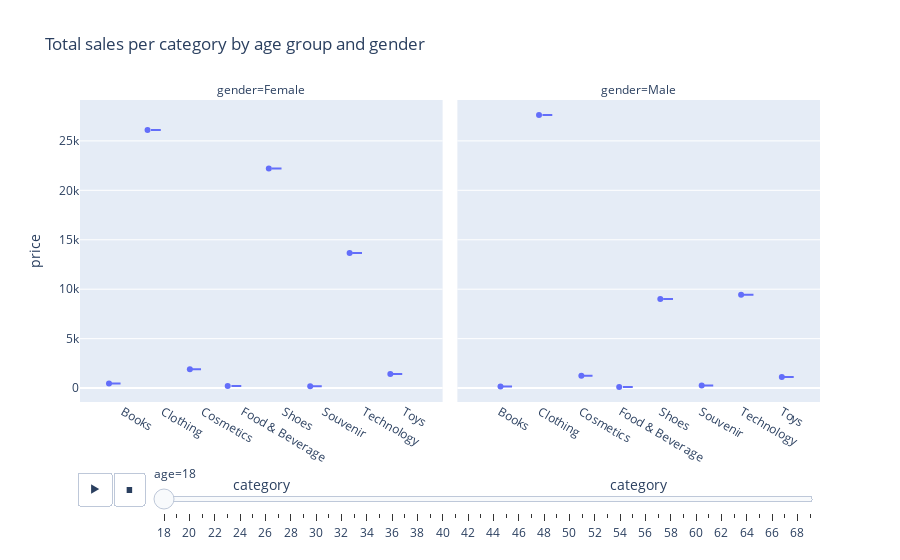
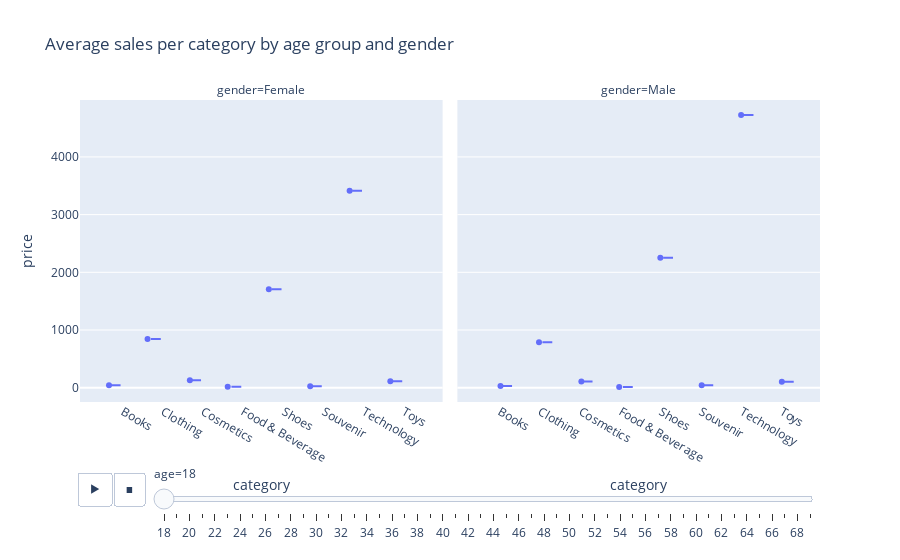

Write notebook code for charts like these, in order.
### Code cell
#fig, axes = plt.subplots(figsize=(11,11))
fig = px.box(tspend_by_age_on_cat, x='category', y='price', points='all', facet_col='gender', animation_frame='age', title='Total sales per category by age group and gender')
fig1 = px.box(aspend_by_age_on_cat, x='category', y='price', points='all', facet_col='gender', animation_frame='age', title='Average sales per category by age group and gender')
fig.show()
fig1.show()

### Figure 1 — Plotly figure (JSON) as saved in the notebook; plotly's stock layout.template omitted (floating-point values rounded to 4 significant figures)
{"data": [{"alignmentgroup": "True", "boxpoints": "all", "hovertemplate": "age=18<br>gender=Female<br>category=%{x}<br>price=%{y}<extra></extra>", "legendgroup": "", "marker": {"color": "#636efa"}, "name": "", "notched": false, "offsetgroup": "", "orientation": "v", "showlegend": false, "type": "box", "x": ["Books", "Clothing", "Cosmetics", "Food & Beverage", "Shoes", "Souvenir", "Technology", "Toys"], "x0": " ", "xaxis": "x", "y": [454.5, 26110.0, 1911.0, 204.0, 22210.0, 175.9, 13650, 1434.0], "y0": " ", "yaxis": "y"}, {"alignmentgroup": "True", "boxpoints": "all", "hovertemplate": "age=18<br>gender=Male<br>category=%{x}<br>price=%{y}<extra></extra>", "legendgroup": "", "marker": {"color": "#636efa"}, "name": "", "notched": false, "offsetgroup": "", "orientation": "v", "showlegend": false, "type": "box", "x": ["Books", "Clothing", "Cosmetics", "Food & Beverage", "Shoes", "Souvenir", "Technology", "Toys"], "x0": " ", "xaxis": "x2", "y": [151.5, 27610.0, 1260.0, 120.3, 9003.0, 258.1, 9450, 1111.0], "y0": " ", "yaxis": "y2"}], "layout": {"annotations": [{"font": {}, "showarrow": false, "text": "gender=Female", "x": 0.245, "xanchor": "center", "xref": "paper", "y": 1, "yanchor": "bottom", "yref": "paper"}, {"font": {}, "showarrow": false, "text": "gender=Male", "x": 0.755, "xanchor": "center", "xref": "paper", "y": 1, "yanchor": "bottom", "yref": "paper"}], "boxmode": "group", "legend": {"tracegroupgap": 0}, "sliders": [{"active": 0, "currentvalue": {"prefix": "age="}, "len": 0.9, "pad": {"b": 10, "t": 60}, "steps": [{"args": [["18"], {"frame": {"duration": 0, "redraw": true}, "fromcurrent": true, "mode": "immediate", "transition": {"duration": 0, "easing": "linear"}}], "label": "18", "method": "animate"}, {"args": [["19"], {"frame": {"duration": 0, "redraw": true}, "fromcurrent": true, "mode": "immediate", "transition": {"duration": 0, "easing": "linear"}}], "label": "19", "method": "animate"}, {"args": [["20"], {"frame": {"duration": 0, "redraw": true}, "fromcurrent": true, "mode": "immediate", "transition": {"duration": 0, "easing": "linear"}}], "label": "20", "method": "animate"}, {"args": [["21"], {"frame": {"duration": 0, "redraw": true}, "fromcurrent": true, "mode": "immediate", "transition": {"duration": 0, "easing": "linear"}}], "label": "21", "method": "animate"}, {"args": [["22"], {"frame": {"duration": 0, "redraw": true}, "fromcurrent": true, "mode": "immediate", "transition": {"duration": 0, "easing": "linear"}}], "label": "22", "method": "animate"}, {"args": [["23"], {"frame": {"duration": 0, "redraw": true}, "fromcurrent": true, "mode": "immediate", "transition": {"duration": 0, "easing": "linear"}}], "label": "23", "method": "animate"}, {"args": [["24"], {"frame": {"duration": 0, "redraw": true}, "fromcurrent": true, "mode": "immediate", "transition": {"duration": 0, "easing": "linear"}}], "label": "24", "method": "animate"}, {"args": [["25"], {"frame": {"duration": 0, "redraw": true}, "fromcurrent": true, "mode": "immediate", "transition": {"duration": 0, "easing": "linear"}}], "label": "25", "method": "animate"}, {"args": [["26"], {"frame": {"duration": 0, "redraw": true}, "fromcurrent": true, "mode": "immediate", "transition": {"duration": 0, "easing": "linear"}}], "label": "26", "method": "animate"}, {"args": [["27"], {"frame": {"duration": 0, "redraw": true}, "fromcurrent": true, "mode": "immediate", "transition": {"duration": 0, "easing": "linear"}}], "label": "27", "method": "animate"}, {"args": [["28"], {"frame": {"duration": 0, "redraw": true}, "fromcurrent": true, "mode": "immediate", "transition": {"duration": 0, "easing": "linear"}}], "label": "28", "method": "animate"}, {"args": [["29"], {"frame": {"duration": 0, "redraw": true}, "fromcurrent": true, "mode": "immediate", "transition": {"duration": 0, "easing": "linear"}}], "label": "29", "method": "animate"}, {"args": [["30"], {"frame": {"duration": 0, "redraw": true}, "fromcurrent": true, "mode": "immediate", "transition": {"duration": 0, "easing": "linear"}}], "label": "30", "method": "animate"}, {"args": [["31"], {"frame": {"duration": 0, "redraw": true}, "fromcurrent": true, "mode": "immediate", "transition": {"duration": 0, "easing": "linear"}}], "label": "31", "method": "animate"}, {"args": [["32"], {"frame": {"duration": 0, "redraw": true}, "fromcurrent": true, "mode": "immediate", "transition": {"duration": 0, "easing": "linear"}}], "label": "32", "method": "animate"}, {"args": [["33"], {"frame": {"duration": 0, "redraw": true}, "fromcurrent": true, "mode": "immediate", "transition": {"duration": 0, "easing": "linear"}}], "label": "33", "method": "animate"}, {"args": [["34"], {"frame": {"duration": 0, "redraw": true}, "fromcurrent": true, "mode": "immediate", "transition": {"duration": 0, "easing": "linear"}}], "label": "34", "method": "animate"}, {"args": [["35"], {"frame": {"duration": 0, "redraw": true}, "fromcurrent": true, "mode": "immediate", "transition": {"duration": 0, "easing": "linear"}}], "label": "35", "method": "animate"}, {"args": [["36"], {"frame": {"duration": 0, "redraw": true}, "fromcurrent": true, "mode": "immediate", "transition": {"duration": 0, "easing": "linear"}}], "label": "36", "method": "animate"}, {"args": [["37"], {"frame": {"duration": 0, "redraw": true}, "fromcurrent": true, "mode": "immediate", "transition": {"duration": 0, "easing": "linear"}}], "label": "37", "method": "animate"}, {"args": [["38"], {"frame": {"duration": 0, "redraw": true}, "fromcurrent": true, "mode": "immediate", "transition": {"duration": 0, "easing": "linear"}}], "label": "38", "method": "animate"}, {"args": [["39"], {"frame": {"duration": 0, "redraw": true}, "fromcurrent": true, "mode": "immediate", "transition": {"duration": 0, "easing": "linear"}}], "label": "39", "method": "animate"}, {"args": [["40"], {"frame": {"duration": 0, "redraw": true}, "fromcurrent": true, "mode": "immediate", "transition": {"duration": 0, "easing": "linear"}}], "label": "40", "method": "animate"}, {"args": [["41"], {"frame": {"duration": 0, "redraw": true}, "fromcurrent": true, "mode": "immediate", "transition": {"duration": 0, "easing": "linear"}}], "label": "41", "method": "animate"}, {"args": [["42"], {"frame": {"duration": 0, "redraw": true}, "fromcurrent": true, "mode": "immediate", "transition": {"duration": 0, "easing": "linear"}}], "label": "42", "method": "animate"}, {"args": [["43"], {"frame": {"duration": 0, "redraw": true}, "fromcurrent": true, "mode": "immediate", "transition": {"duration": 0, "easing": "linear"}}], "label": "43", "method": "animate"}, {"args": [["44"], {"frame": {"duration": 0, "redraw": true}, "fromcurrent": true, "mode": "immediate", "transition": {"duration": 0, "easing": "linear"}}], "label": "44", "method": "animate"}, {"args": [["45"], {"frame": {"duration": 0, "redraw": true}, "fromcurrent": true, "mode": "immediate", "transition": {"duration": 0, "easing": "linear"}}], "label": "45", "method": "animate"}, {"args": [["46"], {"frame": {"duration": 0, "redraw": true}, "fromcurrent": true, "mode": "immediate", "transition": {"duration": 0, "easing": "linear"}}], "label": "46", "method": "animate"}, {"args": [["47"], {"frame": {"duration": 0, "redraw": true}, "fromcurrent": true, "mode": "immediate", "transition": {"duration": 0, "easing": "linear"}}], "label": "47", "method": "animate"}, {"args": [["48"], {"frame": {"duration": 0, "redraw": true}, "fromcurrent": true, "mode": "immediate", "transition": {"duration": 0, "easing": "linear"}}], "label": "48", "method": "animate"}, {"args": [["49"], {"frame": {"duration": 0, "redraw": true}, "fromcurrent": true, "mode": "immediate", "transition": {"duration": 0, "easing": "linear"}}], "label": "49", "method": "animate"}, {"args": [["50"], {"frame": {"duration": 0, "redraw": true}, "fromcurrent": true, "mode": "immediate", "transition": {"duration": 0, "easing": "linear"}}], "label": "50", "method": "animate"}, {"args": [["51"], {"frame": {"duration": 0, "redraw": true}, "fromcurrent": true, "mode": "immediate", "transition": {"duration": 0, "easing": "linear"}}], "label": "51", "method": "animate"}, {"args": [["52"], {"frame": {"duration": 0, "redraw": true}, "fromcurrent": true, "mode": "immediate", "transition": {"duration": 0, "easing": "linear"}}], "label": "52", "method": "animate"}, {"args": [["53"], {"frame": {"duration": 0, "redraw": true}, "fromcurrent": true, "mode": "immediate", "transition": {"duration": 0, "easing": "linear"}}], "label": "53", "method": "animate"}, {"args": [["54"], {"frame": {"duration": 0, "redraw": true}, "fromcurrent": true, "mode": "immediate", "transition": {"duration": 0, "easing": "linear"}}], "label": "54", "method": "animate"}, {"args": [["55"], {"frame": {"duration": 0, "redraw": true}, "fromcurrent": true, "mode": "immediate", "transition": {"duration": 0, "easing": "linear"}}], "label": "55", "method": "animate"}, {"args": [["56"], {"frame": {"duration": 0, "redraw": true}, "fromcurrent": true, "mode": "immediate", "transition": {"duration": 0, "easing": "linear"}}], "label": "56", "method": "animate"}, {"args": [["57"], {"frame": {"duration": 0, "redraw": true}, "fromcurrent": true, "mode": "immediate", "transition": {"duration": 0, "easing": "linear"}}], "label": "57", "method": "animate"}, {"args": [["58"], {"frame": {"duration": 0, "redraw": true}, "fromcurrent": true, "mode": "immediate", "transition": {"duration": 0, "easing": "linear"}}], "label": "58", "method": "animate"}, {"args": [["59"], {"frame": {"duration": 0, "redraw": true}, "fromcurrent": true, "mode": "immediate", "transition": {"duration": 0, "easing": "linear"}}], "label": "59", "method": "animate"}, {"args": [["60"], {"frame": {"duration": 0, "redraw": true}, "fromcurrent": true, "mode": "immediate", "transition": {"duration": 0, "easing": "linear"}}], "label": "60", "method": "animate"}, {"args": [["61"], {"frame": {"duration": 0, "redraw": true}, "fromcurrent": true, "mode": "immediate", "transition": {"duration": 0, "easing": "linear"}}], "label": "61", "method": "animate"}, {"args": [["62"], {"frame": {"duration": 0, "redraw": true}, "fromcurrent": true, "mode": "immediate", "transition": {"duration": 0, "easing": "linear"}}], "label": "62", "method": "animate"}, {"args": [["63"], {"frame": {"duration": 0, "redraw": true}, "fromcurrent": true, "mode": "immediate", "transition": {"duration": 0, "easing": "linear"}}], "label": "63", "method": "animate"}, {"args": [["64"], {"frame": {"duration": 0, "redraw": true}, "fromcurrent": true, "mode": "immediate", "transition": {"duration": 0, "easing": "linear"}}], "label": "64", "method": "animate"}, {"args": [["65"], {"frame": {"duration": 0, "redraw": true}, "fromcurrent": true, "mode": "immediate", "transition": {"duration": 0, "easing": "linear"}}], "label": "65", "method": "animate"}, {"args": [["66"], {"frame": {"duration": 0, "redraw": true}, "fromcurrent": true, "mode": "immediate", "transition": {"duration": 0, "easing": "linear"}}], "label": "66", "method": "animate"}, {"args": [["67"], {"frame": {"duration": 0, "redraw": true}, "fromcurrent": true, "mode": "immediate", "transition": {"duration": 0, "easing": "linear"}}], "label": "67", "method": "animate"}, {"args": [["68"], {"frame": {"duration": 0, "redraw": true}, "fromcurrent": true, "mode": "immediate", "transition": {"duration": 0, "easing": "linear"}}], "label": "68", "method": "animate"}, {"args": [["69"], {"frame": {"duration": 0, "redraw": true}, "fromcurrent": true, "mode": "immediate", "transition": {"duration": 0, "easing": "linear"}}], "label": "69", "method": "animate"}], "x": 0.1, "xanchor": "left", "y": 0, "yanchor": "top"}], "title": {"text": "Total sales per category by age group and gender"}, "updatemenus": [{"buttons": [{"args": [null, {"frame": {"duration": 500, "redraw": true}, "fromcurrent": true, "mode": "immediate", "transition": {"duration": 500, "easing": "linear"}}], "label": "&#9654;", "method": "animate"}, {"args": [[null], {"frame": {"duration": 0, "redraw": true}, "fromcurrent": true, "mode": "immediate", "transition": {"duration": 0, "easing": "linear"}}], "label": "&#9724;", "method": "animate"}], "direction": "left", "pad": {"r": 10, "t": 70}, "showactive": false, "type": "buttons", "x": 0.1, "xanchor": "right", "y": 0, "yanchor": "top"}], "xaxis": {"anchor": "y", "domain": [0, 0.49], "title": {"text": "category"}}, "xaxis2": {"anchor": "y2", "domain": [0.51, 1], "matches": "x", "title": {"text": "category"}}, "yaxis": {"anchor": "x", "domain": [0, 1], "title": {"text": "price"}}, "yaxis2": {"anchor": "x2", "domain": [0, 1], "matches": "y", "showticklabels": false}}}

### Figure 2 — Plotly figure (JSON) as saved in the notebook; plotly's stock layout.template omitted (floating-point values rounded to 4 significant figures)
{"data": [{"alignmentgroup": "True", "boxpoints": "all", "hovertemplate": "age=18<br>gender=Female<br>category=%{x}<br>price=%{y}<extra></extra>", "legendgroup": "", "marker": {"color": "#636efa"}, "name": "", "notched": false, "offsetgroup": "", "orientation": "v", "showlegend": false, "type": "box", "x": ["Books", "Clothing", "Cosmetics", "Food & Beverage", "Shoes", "Souvenir", "Technology", "Toys"], "x0": " ", "xaxis": "x", "y": [41.32, 842.2, 127.4, 15.69, 1708.0, 25.14, 3412.0, 110.3], "y0": " ", "yaxis": "y"}, {"alignmentgroup": "True", "boxpoints": "all", "hovertemplate": "age=18<br>gender=Male<br>category=%{x}<br>price=%{y}<extra></extra>", "legendgroup": "", "marker": {"color": "#636efa"}, "name": "", "notched": false, "offsetgroup": "", "orientation": "v", "showlegend": false, "type": "box", "x": ["Books", "Clothing", "Cosmetics", "Food & Beverage", "Shoes", "Souvenir", "Technology", "Toys"], "x0": " ", "xaxis": "x2", "y": [30.3, 788.8, 105.0, 13.37, 2251.0, 43.01, 4725, 101.0], "y0": " ", "yaxis": "y2"}], "layout": {"annotations": [{"font": {}, "showarrow": false, "text": "gender=Female", "x": 0.245, "xanchor": "center", "xref": "paper", "y": 1, "yanchor": "bottom", "yref": "paper"}, {"font": {}, "showarrow": false, "text": "gender=Male", "x": 0.755, "xanchor": "center", "xref": "paper", "y": 1, "yanchor": "bottom", "yref": "paper"}], "boxmode": "group", "legend": {"tracegroupgap": 0}, "sliders": [{"active": 0, "currentvalue": {"prefix": "age="}, "len": 0.9, "pad": {"b": 10, "t": 60}, "steps": [{"args": [["18"], {"frame": {"duration": 0, "redraw": true}, "fromcurrent": true, "mode": "immediate", "transition": {"duration": 0, "easing": "linear"}}], "label": "18", "method": "animate"}, {"args": [["19"], {"frame": {"duration": 0, "redraw": true}, "fromcurrent": true, "mode": "immediate", "transition": {"duration": 0, "easing": "linear"}}], "label": "19", "method": "animate"}, {"args": [["20"], {"frame": {"duration": 0, "redraw": true}, "fromcurrent": true, "mode": "immediate", "transition": {"duration": 0, "easing": "linear"}}], "label": "20", "method": "animate"}, {"args": [["21"], {"frame": {"duration": 0, "redraw": true}, "fromcurrent": true, "mode": "immediate", "transition": {"duration": 0, "easing": "linear"}}], "label": "21", "method": "animate"}, {"args": [["22"], {"frame": {"duration": 0, "redraw": true}, "fromcurrent": true, "mode": "immediate", "transition": {"duration": 0, "easing": "linear"}}], "label": "22", "method": "animate"}, {"args": [["23"], {"frame": {"duration": 0, "redraw": true}, "fromcurrent": true, "mode": "immediate", "transition": {"duration": 0, "easing": "linear"}}], "label": "23", "method": "animate"}, {"args": [["24"], {"frame": {"duration": 0, "redraw": true}, "fromcurrent": true, "mode": "immediate", "transition": {"duration": 0, "easing": "linear"}}], "label": "24", "method": "animate"}, {"args": [["25"], {"frame": {"duration": 0, "redraw": true}, "fromcurrent": true, "mode": "immediate", "transition": {"duration": 0, "easing": "linear"}}], "label": "25", "method": "animate"}, {"args": [["26"], {"frame": {"duration": 0, "redraw": true}, "fromcurrent": true, "mode": "immediate", "transition": {"duration": 0, "easing": "linear"}}], "label": "26", "method": "animate"}, {"args": [["27"], {"frame": {"duration": 0, "redraw": true}, "fromcurrent": true, "mode": "immediate", "transition": {"duration": 0, "easing": "linear"}}], "label": "27", "method": "animate"}, {"args": [["28"], {"frame": {"duration": 0, "redraw": true}, "fromcurrent": true, "mode": "immediate", "transition": {"duration": 0, "easing": "linear"}}], "label": "28", "method": "animate"}, {"args": [["29"], {"frame": {"duration": 0, "redraw": true}, "fromcurrent": true, "mode": "immediate", "transition": {"duration": 0, "easing": "linear"}}], "label": "29", "method": "animate"}, {"args": [["30"], {"frame": {"duration": 0, "redraw": true}, "fromcurrent": true, "mode": "immediate", "transition": {"duration": 0, "easing": "linear"}}], "label": "30", "method": "animate"}, {"args": [["31"], {"frame": {"duration": 0, "redraw": true}, "fromcurrent": true, "mode": "immediate", "transition": {"duration": 0, "easing": "linear"}}], "label": "31", "method": "animate"}, {"args": [["32"], {"frame": {"duration": 0, "redraw": true}, "fromcurrent": true, "mode": "immediate", "transition": {"duration": 0, "easing": "linear"}}], "label": "32", "method": "animate"}, {"args": [["33"], {"frame": {"duration": 0, "redraw": true}, "fromcurrent": true, "mode": "immediate", "transition": {"duration": 0, "easing": "linear"}}], "label": "33", "method": "animate"}, {"args": [["34"], {"frame": {"duration": 0, "redraw": true}, "fromcurrent": true, "mode": "immediate", "transition": {"duration": 0, "easing": "linear"}}], "label": "34", "method": "animate"}, {"args": [["35"], {"frame": {"duration": 0, "redraw": true}, "fromcurrent": true, "mode": "immediate", "transition": {"duration": 0, "easing": "linear"}}], "label": "35", "method": "animate"}, {"args": [["36"], {"frame": {"duration": 0, "redraw": true}, "fromcurrent": true, "mode": "immediate", "transition": {"duration": 0, "easing": "linear"}}], "label": "36", "method": "animate"}, {"args": [["37"], {"frame": {"duration": 0, "redraw": true}, "fromcurrent": true, "mode": "immediate", "transition": {"duration": 0, "easing": "linear"}}], "label": "37", "method": "animate"}, {"args": [["38"], {"frame": {"duration": 0, "redraw": true}, "fromcurrent": true, "mode": "immediate", "transition": {"duration": 0, "easing": "linear"}}], "label": "38", "method": "animate"}, {"args": [["39"], {"frame": {"duration": 0, "redraw": true}, "fromcurrent": true, "mode": "immediate", "transition": {"duration": 0, "easing": "linear"}}], "label": "39", "method": "animate"}, {"args": [["40"], {"frame": {"duration": 0, "redraw": true}, "fromcurrent": true, "mode": "immediate", "transition": {"duration": 0, "easing": "linear"}}], "label": "40", "method": "animate"}, {"args": [["41"], {"frame": {"duration": 0, "redraw": true}, "fromcurrent": true, "mode": "immediate", "transition": {"duration": 0, "easing": "linear"}}], "label": "41", "method": "animate"}, {"args": [["42"], {"frame": {"duration": 0, "redraw": true}, "fromcurrent": true, "mode": "immediate", "transition": {"duration": 0, "easing": "linear"}}], "label": "42", "method": "animate"}, {"args": [["43"], {"frame": {"duration": 0, "redraw": true}, "fromcurrent": true, "mode": "immediate", "transition": {"duration": 0, "easing": "linear"}}], "label": "43", "method": "animate"}, {"args": [["44"], {"frame": {"duration": 0, "redraw": true}, "fromcurrent": true, "mode": "immediate", "transition": {"duration": 0, "easing": "linear"}}], "label": "44", "method": "animate"}, {"args": [["45"], {"frame": {"duration": 0, "redraw": true}, "fromcurrent": true, "mode": "immediate", "transition": {"duration": 0, "easing": "linear"}}], "label": "45", "method": "animate"}, {"args": [["46"], {"frame": {"duration": 0, "redraw": true}, "fromcurrent": true, "mode": "immediate", "transition": {"duration": 0, "easing": "linear"}}], "label": "46", "method": "animate"}, {"args": [["47"], {"frame": {"duration": 0, "redraw": true}, "fromcurrent": true, "mode": "immediate", "transition": {"duration": 0, "easing": "linear"}}], "label": "47", "method": "animate"}, {"args": [["48"], {"frame": {"duration": 0, "redraw": true}, "fromcurrent": true, "mode": "immediate", "transition": {"duration": 0, "easing": "linear"}}], "label": "48", "method": "animate"}, {"args": [["49"], {"frame": {"duration": 0, "redraw": true}, "fromcurrent": true, "mode": "immediate", "transition": {"duration": 0, "easing": "linear"}}], "label": "49", "method": "animate"}, {"args": [["50"], {"frame": {"duration": 0, "redraw": true}, "fromcurrent": true, "mode": "immediate", "transition": {"duration": 0, "easing": "linear"}}], "label": "50", "method": "animate"}, {"args": [["51"], {"frame": {"duration": 0, "redraw": true}, "fromcurrent": true, "mode": "immediate", "transition": {"duration": 0, "easing": "linear"}}], "label": "51", "method": "animate"}, {"args": [["52"], {"frame": {"duration": 0, "redraw": true}, "fromcurrent": true, "mode": "immediate", "transition": {"duration": 0, "easing": "linear"}}], "label": "52", "method": "animate"}, {"args": [["53"], {"frame": {"duration": 0, "redraw": true}, "fromcurrent": true, "mode": "immediate", "transition": {"duration": 0, "easing": "linear"}}], "label": "53", "method": "animate"}, {"args": [["54"], {"frame": {"duration": 0, "redraw": true}, "fromcurrent": true, "mode": "immediate", "transition": {"duration": 0, "easing": "linear"}}], "label": "54", "method": "animate"}, {"args": [["55"], {"frame": {"duration": 0, "redraw": true}, "fromcurrent": true, "mode": "immediate", "transition": {"duration": 0, "easing": "linear"}}], "label": "55", "method": "animate"}, {"args": [["56"], {"frame": {"duration": 0, "redraw": true}, "fromcurrent": true, "mode": "immediate", "transition": {"duration": 0, "easing": "linear"}}], "label": "56", "method": "animate"}, {"args": [["57"], {"frame": {"duration": 0, "redraw": true}, "fromcurrent": true, "mode": "immediate", "transition": {"duration": 0, "easing": "linear"}}], "label": "57", "method": "animate"}, {"args": [["58"], {"frame": {"duration": 0, "redraw": true}, "fromcurrent": true, "mode": "immediate", "transition": {"duration": 0, "easing": "linear"}}], "label": "58", "method": "animate"}, {"args": [["59"], {"frame": {"duration": 0, "redraw": true}, "fromcurrent": true, "mode": "immediate", "transition": {"duration": 0, "easing": "linear"}}], "label": "59", "method": "animate"}, {"args": [["60"], {"frame": {"duration": 0, "redraw": true}, "fromcurrent": true, "mode": "immediate", "transition": {"duration": 0, "easing": "linear"}}], "label": "60", "method": "animate"}, {"args": [["61"], {"frame": {"duration": 0, "redraw": true}, "fromcurrent": true, "mode": "immediate", "transition": {"duration": 0, "easing": "linear"}}], "label": "61", "method": "animate"}, {"args": [["62"], {"frame": {"duration": 0, "redraw": true}, "fromcurrent": true, "mode": "immediate", "transition": {"duration": 0, "easing": "linear"}}], "label": "62", "method": "animate"}, {"args": [["63"], {"frame": {"duration": 0, "redraw": true}, "fromcurrent": true, "mode": "immediate", "transition": {"duration": 0, "easing": "linear"}}], "label": "63", "method": "animate"}, {"args": [["64"], {"frame": {"duration": 0, "redraw": true}, "fromcurrent": true, "mode": "immediate", "transition": {"duration": 0, "easing": "linear"}}], "label": "64", "method": "animate"}, {"args": [["65"], {"frame": {"duration": 0, "redraw": true}, "fromcurrent": true, "mode": "immediate", "transition": {"duration": 0, "easing": "linear"}}], "label": "65", "method": "animate"}, {"args": [["66"], {"frame": {"duration": 0, "redraw": true}, "fromcurrent": true, "mode": "immediate", "transition": {"duration": 0, "easing": "linear"}}], "label": "66", "method": "animate"}, {"args": [["67"], {"frame": {"duration": 0, "redraw": true}, "fromcurrent": true, "mode": "immediate", "transition": {"duration": 0, "easing": "linear"}}], "label": "67", "method": "animate"}, {"args": [["68"], {"frame": {"duration": 0, "redraw": true}, "fromcurrent": true, "mode": "immediate", "transition": {"duration": 0, "easing": "linear"}}], "label": "68", "method": "animate"}, {"args": [["69"], {"frame": {"duration": 0, "redraw": true}, "fromcurrent": true, "mode": "immediate", "transition": {"duration": 0, "easing": "linear"}}], "label": "69", "method": "animate"}], "x": 0.1, "xanchor": "left", "y": 0, "yanchor": "top"}], "title": {"text": "Average sales per category by age group and gender"}, "updatemenus": [{"buttons": [{"args": [null, {"frame": {"duration": 500, "redraw": true}, "fromcurrent": true, "mode": "immediate", "transition": {"duration": 500, "easing": "linear"}}], "label": "&#9654;", "method": "animate"}, {"args": [[null], {"frame": {"duration": 0, "redraw": true}, "fromcurrent": true, "mode": "immediate", "transition": {"duration": 0, "easing": "linear"}}], "label": "&#9724;", "method": "animate"}], "direction": "left", "pad": {"r": 10, "t": 70}, "showactive": false, "type": "buttons", "x": 0.1, "xanchor": "right", "y": 0, "yanchor": "top"}], "xaxis": {"anchor": "y", "domain": [0, 0.49], "title": {"text": "category"}}, "xaxis2": {"anchor": "y2", "domain": [0.51, 1], "matches": "x", "title": {"text": "category"}}, "yaxis": {"anchor": "x", "domain": [0, 1], "title": {"text": "price"}}, "yaxis2": {"anchor": "x2", "domain": [0, 1], "matches": "y", "showticklabels": false}}}
